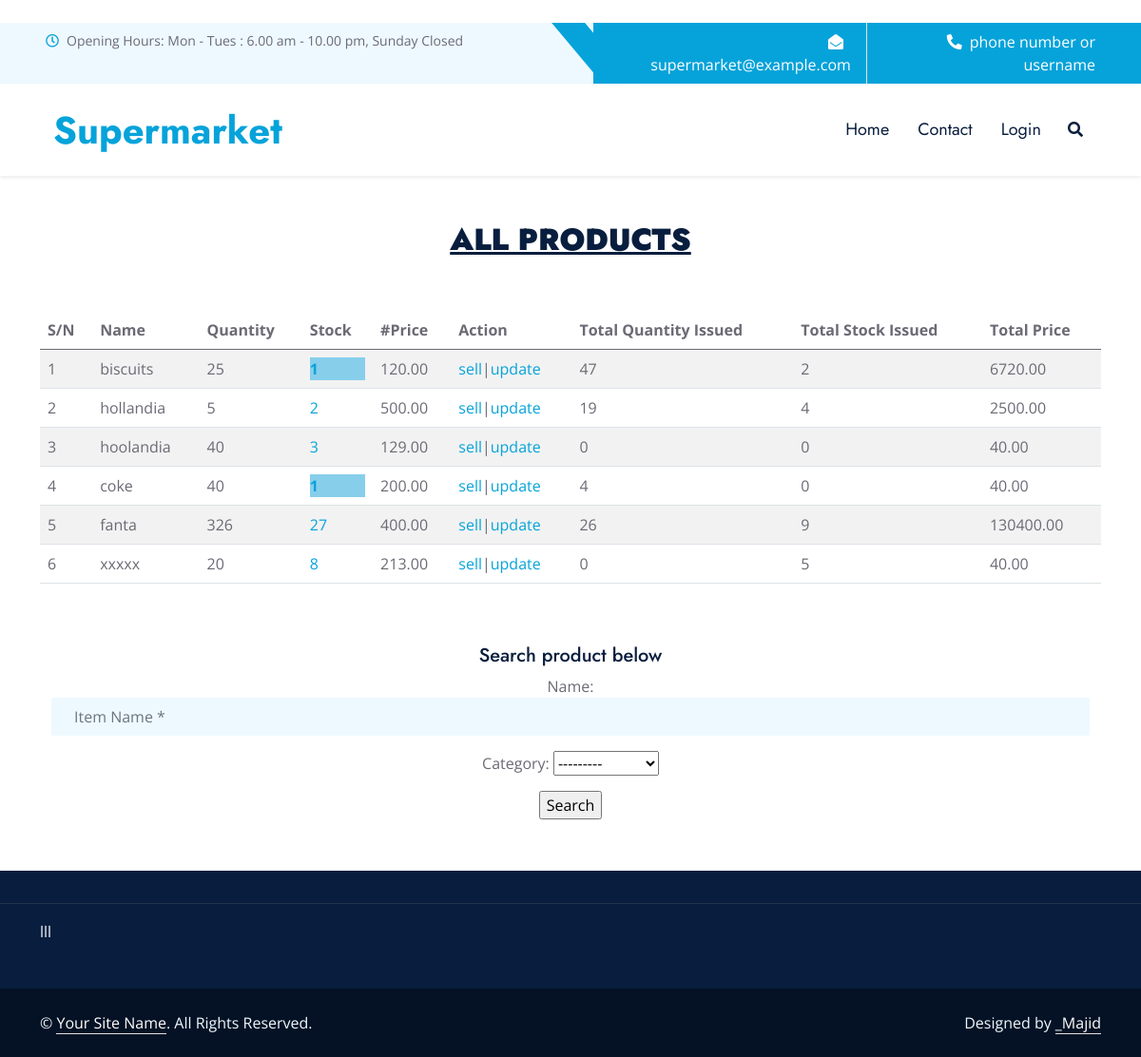
The app's page /all_products with its own data.
### inventory/models.py (models this page shows, shortened)
class Product(models.Model):
	name=NameField('Name', null=False, blank=True, max_length=255)
	qps=models.IntegerField(default='0', null=False, blank=True)
	stock=models.IntegerField(default='0', null=False, blank=True)
	issue_stock=models.IntegerField(default='0', null=False, blank=True)
	total_stock_sold=models.IntegerField(default='0', null=False, blank=True)
	quantity=models.IntegerField('total quantity', default='0', null=False, blank=True)
	issue_quantity=models.IntegerField(default='0', null=True, blank=True)
	total_quantity_sold=models.IntegerField(default='0', null=False, blank=True)
	receive_quantity=models.IntegerField(default='0', null=True, blank=True)
	receive_by=models.CharField(max_length=50, null=True, blank=True)
	issue_by=models.CharField(max_length=50, null=True, blank=True)
	phone_number=models.CharField(max_length=50, null=True, blank=True)
	created_by=models.CharField(max_length=50, null=True, blank=True)
	reorder_level=models.IntegerField(default='2', null=True, blank=True, choices=reorder_level_choice)
	last_updated=models.DateTimeField(auto_now_add=False, auto_now=True)
	price=models.DecimalField(decimal_places=2, max_digits=10, null=False, blank=True)
	total_price=models.DecimalField(decimal_places=2, max_digits=10, null=False, blank=True)
	export_to_csv=models.BooleanField(default='False')
	category=models.ForeignKey(Categorie, on_delete=models.SET_NULL, null=True)

class Categorie(models.Model):
	name=models.CharField('Category', max_length=255, null=True, blank=True)
	def __str__(self):
		return f'{self.name}'

### inventory/views.py (the view)
# urls.py: path('all_products', views.list_products, name='all-products'),
def list_products(request):
	form=ProductSearchForm(request.POST or None)
	all_products=Product.objects.all()
	if request.method=='POST':
		x = form['name'].value().lower()
		all_products=Product.objects.filter(name__icontains=x)
		category=form['category'].value()
		if (category != ''):
			all_products=Product.objects.filter(category_id=category)
	return render(request, 'all_product.html', {'all_products':all_products, 'form':form})

### inventory/forms.py
class ProductSearchForm(ModelForm):
	class Meta:
		model=Product
		fields=('name','category',)
		widgets={
		    'name':forms.TextInput(attrs={'class':'form-control border-0 bg-light px-4', 'style':'height:40px;', 'required':'False', 'placeholder':'Item Name *', 'type':'text'}),
        }

### inventory/templates/all_product.html (shortened to what this page needs)
{% extends 'base.html' %}
{% block content %}
{% load static %}
<center><h2><b><u> ALL PRODUCTS </u></b></h2></center>
<table class="table table-striped">
    <thead>
      <tr>
        <th>S/N</th>
        <th>Name</th>
        <th>Quantity</th>
        <th>Stock</th>
        <th>#Price</th>
        <th>Action</th>
        <th>Total Quantity Issued</th>
        <th>Total Stock Issued</th>
        <th>Total Price</th>
      </tr>
    </thead>
    <tbody>
    	{% for product in all_products %}
      <tr>
        <td>{{ forloop.counter }}</td>
        <td>{{ product.name }}</td>
        <td>{{ product.quantity }}</td>
        <td><a href="{% url 'sell-product-stock' product.id %}">{% if product.stock <= product.reorder_level %}
          <div style="background-color: skyblue;"><b>{{ product.stock }}</b></div>{% else %}
        {{ product.stock }}
        {% endif %}</a></td>
        <td>{{ product.price }}</td>
        <td><a href="{% url 'sell-product' product.id %}">sell</a>|<a href="{% url 'update-product' product.id %}">update</a></td>
        <td>{{ product.total_quantity_sold }}</td>
        <td>{{ product.total_stock_sold }}</td>
        <td>{{ product.total_price }}</td>
      </tr>
      {% endfor %}
    </tbody>
  </table></br></br>
<center>
  <h5>Search product below</h5>
  <div class="container">
    <form method="POST" action='' novalidate>
      {{ form.as_p }}
      <input type='submit' value='Search'/>
    </form>
  </div>
</center>
  {% endblock %}

### inventory/templates/base.html (shortened to what this page needs)
{% load static %}
 <!DOCTYPE html>
<html lang="en">
<head>
    <link href="https://cdnjs.cloudflare.com/ajax/libs/font-awesome/5.10.0/css/all.min.css" rel="stylesheet">
    <link href="https://cdn.jsdelivr.net/npm/bootstrap-icons@1.4.1/font/bootstrap-icons.css" rel="stylesheet">
    <link href="{% static 'inventory/lib/owlcarousel/assets/owl.carousel.min.css' %}" rel="stylesheet">
    <link href="{% static 'inventory/lib/animate/animate.min.css' %}" rel="stylesheet">
    <link href="{% static 'inventory/lib/tempusdominus/css/tempusdominus-bootstrap-4.min.css' %}" rel="stylesheet" />
    <link href="{% static 'inventory/lib/twentytwenty/twentytwenty.css' %}" rel="stylesheet" />
    <link href="{% static 'inventory/css/bootstrap.min.css' %}" rel="stylesheet">
    <link href="{% static 'inventory/css/style.css' %}" rel="stylesheet">
</head></br>
<body>
    <div class="container-fluid bg-light ps-5 pe-0 d-none d-lg-block">
        <div class="row gx-0">
            <div class="col-md-6 text-center text-lg-start mb-2 mb-lg-0">
                <div class="d-inline-flex align-items-center">
                    <small class="py-2"><i class="far fa-clock text-primary me-2"></i>Opening Hours: Mon - Tues : 6.00 am - 10.00 pm, Sunday Closed </small>
                </div>
            </div>
            <div class="col-md-6 text-center text-lg-end">
                <div class="position-relative d-inline-flex align-items-center bg-primary text-white top-shape px-5">
                    <div class="me-3 pe-3 border-end py-2">
                        <p class="m-0"><i class="fa fa-envelope-open me-2"></i>supermarket@example.com</p>
                    </div>
                    <div class="py-2">
                        <p class="m-0"><i class="fa fa-phone-alt me-2"></i>phone number or username</p>
                    </div>
                </div>
            </div>
        </div>
    </div>
    <nav class="navbar navbar-expand-lg bg-white navbar-light shadow-sm px-5 py-3 py-lg-0">
        <a href="index.html" class="navbar-brand p-0">
            <h1 class="m-0 text-primary">Supermarket</h1>
        </a>
        <div class="collapse navbar-collapse" id="navbarCollapse">
            <div class="navbar-nav ms-auto py-0">
                {% if user.is_authenticated %}
                <a href="{% url 'home' %}" class="nav-item nav-link">Home</a>
                <div class="nav-item dropdown">
                    <a href="" class="nav-link dropdown-toggle" data-bs-toggle="dropdown">Store</a>
                    <div class="dropdown-menu m-0">
                        <a href="{% url 'all-products' %}" class="dropdown-item">All product</a>
                        <a href="{% url 'add-product' %}" class="dropdown-item">Add Product</a>
                        <a href="" class="dropdown-item">Sales History</a>
                    </div>
                </div>
                <a href="{% url 'contact' %}" class="nav-item nav-link">Contact</a>
                <a href='' class="nav-item nav-link">About</a>
                <a href="" class="nav-item nav-link">Logout</a>
                {% else %}
                <a href="" class="nav-item nav-link">Home</a>
                <a href="" class="nav-item nav-link">Contact</a>
                <a href="" class="nav-item nav-link">Login</a>
                {% endif %}
            </div>
            <button type="button" class="btn text-dark" data-bs-toggle="modal" data-bs-target="#searchModal"><i class="fa fa-search"></i></button>
        </div>
    </nav>
  <div class="container">
  {% block content %}
  {% endblock %}
  </div>
  </br></br></br><hr></br>
    <div class="container-fluid bg-dark text-light py-5 wow fadeInUp" data-wow-delay="0.3s" style="margin-top: -75px;">
        <div class="container pt-1">lll</div>
    </div>
    <div class="container-fluid text-light py-4" style="background: #051225;">
        <div class="container">
            <div class="row g-0">
                <div class="col-md-6 text-center text-md-start">
                    <p class="mb-md-0">&copy; <a class="text-white border-bottom" href="#">Your Site Name</a>. All Rights Reserved.</p>
                </div>
                <div class="col-md-6 text-center text-md-end">
                    <p class="mb-0">Designed by <a class="text-white border-bottom" href="https://htmlcodex.com">_Majid</a></p>
                </div>
            </div>
        </div>
    </div>
</body>
</html>

### static/inventory/css/style.css (style rules this page uses)
:root { --primary: #06A3DA; --secondary: #F57E57; --light: #EEF9FF; --dark: #091E3E; }
h1, h2, .font-weight-bold { font-weight: 700 !important; }
h5, h6, .font-weight-medium { font-weight: 500 !important; }
.btn { font-family: 'Jost', sans-serif; font-weight: 600; transition: .5s; }
.top-shape::before { position: absolute; content: ""; width: 35px; height: 100%; top: 0; left: -17px; background: var(--primary); transform: skew(40deg); }
.navbar-light .navbar-nav .nav-link { font-family: 'Jost', sans-serif; padding: 35px 15px; font-size: 18px; color: var(--dark); outline: none; transition: .5s; }

### records on screen
Product: name "biscuits", quantity "25", stock "1", price "120.00", total_quantity_sold "47", total_stock_sold "2", total_price "6720.00"
Product: name "hollandia", quantity "5", stock "2", price "500.00", total_quantity_sold "19", total_stock_sold "4", total_price "2500.00"
Product: name "hoolandia", quantity "40", stock "3", price "129.00", total_quantity_sold "0", total_stock_sold "0", total_price "40.00"
Product: name "coke", quantity "40", stock "1", price "200.00", total_quantity_sold "4", total_stock_sold "0", total_price "40.00"
Product: name "fanta", quantity "326", stock "27", price "400.00", total_quantity_sold "26", total_stock_sold "9", total_price "130400.00"
Product: name "xxxxx", quantity "20", stock "8", price "213.00", total_quantity_sold "0", total_stock_sold "5", total_price "40.00"
